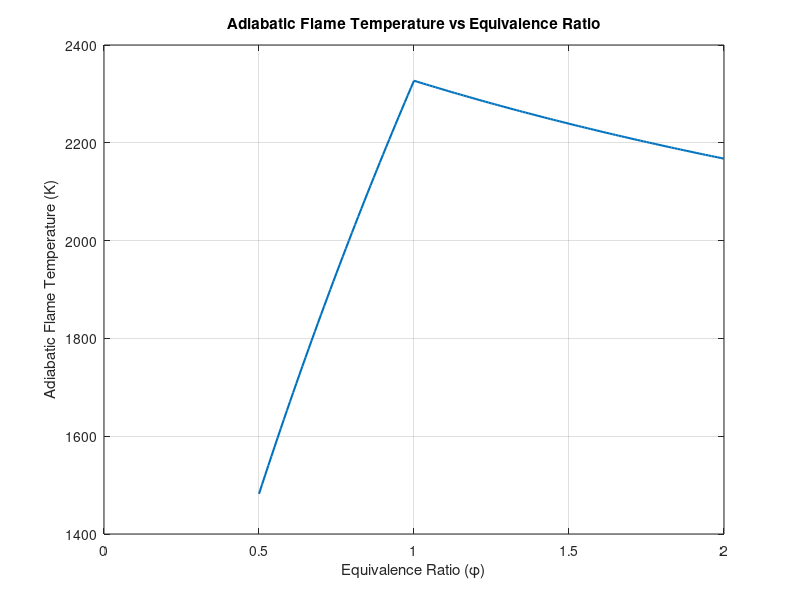

MATLAB code for this plot:
% Constants
R = 8.314; % Universal gas constant [J/mol-K]

% Temperature range and equivalence ratio range
phi_range = 0.5:0.01:2.0;

% Initial temperature
T0 = 298.15; % [K]

% Coefficients for NASA polynomials (valid for T >= 1000 K)
coeffs_CH4 = [7.48514950E-02, 1.33909467E-02, -5.73285809E-06, 1.22292535E-09, -1.01815230E-13, -9.46834459E+03, 1.84373180E+01];
coeffs_O2  = [3.28253784E+00, 1.48308754E-03, -7.57966669E-07, 2.09470555E-10, -2.16717794E-14, -1.08845772E+03, 5.45323129E+00];
coeffs_N2  = [2.95257626E+00, 1.39690000E-03, -4.92631603E-07, 7.86010367E-11, -4.60755321E-15, -9.23948688E+02, 5.87188762E+00];
coeffs_CO2 = [3.85746029E+00, 4.41437026E-03, -2.21481404E-06, 5.23490188E-10, -4.72084164E-14, -4.87591660E+04, 2.27163806E+00];
coeffs_H2O = [3.03399249E+00, 2.17691804E-03, -1.64072518E-07, -9.70419870E-11, 1.68200992E-14, -3.00042971E+04, 4.96677010E+00];

% Preallocate result storage
T_ad = zeros(size(phi_range));

% Enthalpy_balance function
function res = enthalpy_balance(T, H_reactants, phi, coeffs_CH4, coeffs_CO2, coeffs_H2O, coeffs_O2, coeffs_N2)
    % Determine products based on equivalence ratio
    if phi <= 1
        % Lean or stoichiometric: complete combustion
        n_CO2 = 1;
        n_H2O = 2;
        n_O2 = 2 / phi - 2;
        n_N2 = (79 / 21) * (2 / phi);
        n_CH4 = 0; % No excess fuel
    else
        % Rich: excess methane
        n_CO2 = 1;
        n_H2O = 2;
        n_O2 = 0; % No excess oxygen
        n_N2 = (79 / 21) * 2; % Air contribution
        n_CH4 = phi - 1; % Excess methane
    end

    % Compute product enthalpy
    h_CO2 = enthalpy(T, coeffs_CO2);
    h_H2O = enthalpy(T, coeffs_H2O);
    h_O2 = enthalpy(T, coeffs_O2);
    h_N2 = enthalpy(T, coeffs_N2);
    h_CH4 = enthalpy(T, coeffs_CH4);
    H_products = n_CO2 * h_CO2 + n_H2O * h_H2O + n_O2 * h_O2 + n_N2 * h_N2 + n_CH4 * h_CH4;

    % Residual (should be zero at correct T)
    res = H_reactants - H_products;
end

% Function to compute enthalpy at a given temperature
function h = enthalpy(T, coeffs)
    % Compute enthalpy using NASA polynomial
    R = 8.314; % Universal gas constant [J/mol-K]
    h = R * T * (coeffs(1) + coeffs(2) * T / 2 + coeffs(3) * T^2 / 3 + ...
                 coeffs(4) * T^3 / 4 + coeffs(5) * T^4 / 5 + coeffs(6) / T);
end

% Loop over equivalence ratios
for i = 1:length(phi_range)
    phi = phi_range(i);

    % Reactant moles 
    n_CH4 = 1; % 1 mol of CH4
    n_O2 = (2 / phi) * n_CH4; % Adjusted for equivalence ratio
    n_N2 = (79 / 21) * n_O2; % Air composition (21% O2, 79% N2)

    % Initial enthalpy of reactants
    h_CH4 = enthalpy(T0, coeffs_CH4);
    h_O2 = enthalpy(T0, coeffs_O2);
    h_N2 = enthalpy(T0, coeffs_N2);
    H_reactants = n_CH4 * h_CH4 + n_O2 * h_O2 + n_N2 * h_N2;

    % Solve for adiabatic flame temperature using enthalpy balance
    T_guess = 2000; % Initial guess
    T_ad(i) = fsolve(@(T) enthalpy_balance(T, H_reactants, phi, coeffs_CH4, coeffs_CO2, coeffs_H2O, coeffs_O2, coeffs_N2), T_guess);
end

% Plot results
figure;
plot(phi_range, T_ad, 'LineWidth', 1.5);
xlabel('Equivalence Ratio (\phi)');
ylabel('Adiabatic Flame Temperature (K)');
title('Adiabatic Flame Temperature vs Equivalence Ratio');
grid on;



